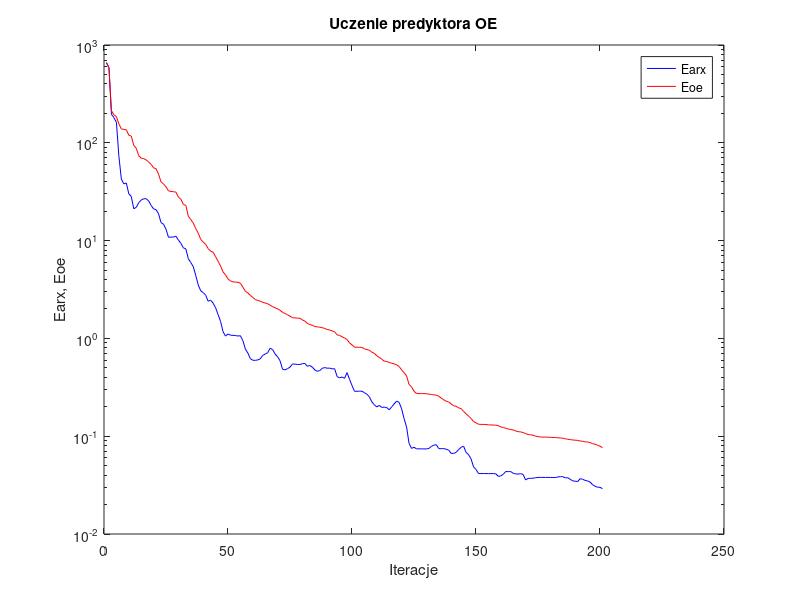
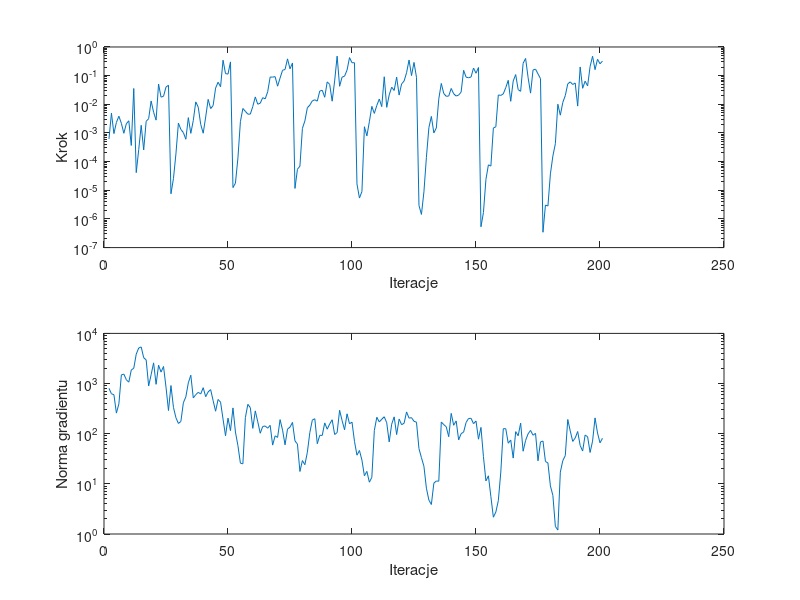

Source code (MATLAB) for these figures, in order:
%uczenie predyktora oe
clear all;
n=0; farx(n+1)=6.621670e+002; foe(n+1)=6.551908e+002; wspucz(n+1)=0.000000e+000; ng(n+1)=0.000000e+000;
%odnowa zmiennej metryki
n=1; farx(n+1)=5.864536e+002; foe(n+1)=5.875758e+002; krok(n+1)=6.162407e-004; ng(n+1)=8.033096e+002;
n=2; farx(n+1)=1.953724e+002; foe(n+1)=2.132035e+002; krok(n+1)=4.896932e-003; ng(n+1)=6.245539e+002;
n=3; farx(n+1)=1.806707e+002; foe(n+1)=1.932622e+002; krok(n+1)=9.502618e-004; ng(n+1)=5.985366e+002;
n=4; farx(n+1)=1.622635e+002; foe(n+1)=1.852303e+002; krok(n+1)=2.333967e-003; ng(n+1)=2.574109e+002;
n=5; farx(n+1)=7.287618e+001; foe(n+1)=1.557435e+002; krok(n+1)=3.838293e-003; ng(n+1)=3.943085e+002;
n=6; farx(n+1)=4.250767e+001; foe(n+1)=1.387278e+002; krok(n+1)=2.176307e-003; ng(n+1)=1.487054e+003;
n=7; farx(n+1)=3.798943e+001; foe(n+1)=1.370199e+002; krok(n+1)=9.756778e-004; ng(n+1)=1.543469e+003;
n=8; farx(n+1)=3.880745e+001; foe(n+1)=1.357628e+002; krok(n+1)=2.092139e-003; ng(n+1)=1.191788e+003;
n=9; farx(n+1)=3.010559e+001; foe(n+1)=1.196250e+002; krok(n+1)=2.660052e-003; ng(n+1)=1.066613e+003;
n=10; farx(n+1)=2.825965e+001; foe(n+1)=1.170529e+002; krok(n+1)=3.661592e-004; ng(n+1)=1.859660e+003;
n=11; farx(n+1)=2.114599e+001; foe(n+1)=9.416759e+001; krok(n+1)=3.557944e-002; ng(n+1)=2.019844e+003;
n=12; farx(n+1)=2.190103e+001; foe(n+1)=8.807951e+001; krok(n+1)=4.143129e-005; ng(n+1)=3.863387e+003;
n=13; farx(n+1)=2.441322e+001; foe(n+1)=7.393970e+001; krok(n+1)=2.626087e-004; ng(n+1)=5.115930e+003;
n=14; farx(n+1)=2.594842e+001; foe(n+1)=6.964227e+001; krok(n+1)=1.854565e-003; ng(n+1)=5.367870e+003;
n=15; farx(n+1)=2.679455e+001; foe(n+1)=6.891147e+001; krok(n+1)=2.552019e-004; ng(n+1)=3.270888e+003;
n=16; farx(n+1)=2.680649e+001; foe(n+1)=6.679565e+001; krok(n+1)=2.559883e-003; ng(n+1)=2.963923e+003;
n=17; farx(n+1)=2.548294e+001; foe(n+1)=6.368819e+001; krok(n+1)=3.137471e-003; ng(n+1)=8.943348e+002;
n=18; farx(n+1)=2.287119e+001; foe(n+1)=6.015576e+001; krok(n+1)=1.308616e-002; ng(n+1)=1.504442e+003;
n=19; farx(n+1)=2.109359e+001; foe(n+1)=5.543561e+001; krok(n+1)=5.296999e-003; ng(n+1)=2.584386e+003;
n=20; farx(n+1)=2.071119e+001; foe(n+1)=5.431858e+001; krok(n+1)=2.804162e-003; ng(n+1)=9.650453e+002;
n=21; farx(n+1)=1.876400e+001; foe(n+1)=4.765143e+001; krok(n+1)=5.099752e-002; ng(n+1)=2.317624e+003;
n=22; farx(n+1)=1.525890e+001; foe(n+1)=3.982409e+001; krok(n+1)=1.779884e-002; ng(n+1)=1.692606e+003;
n=23; farx(n+1)=1.469654e+001; foe(n+1)=3.793583e+001; krok(n+1)=1.902655e-002; ng(n+1)=2.187152e+003;
n=24; farx(n+1)=1.305811e+001; foe(n+1)=3.543536e+001; krok(n+1)=4.000365e-002; ng(n+1)=8.479051e+002;
n=25; farx(n+1)=1.082819e+001; foe(n+1)=3.222887e+001; krok(n+1)=4.639275e-002; ng(n+1)=2.900020e+002;
%odnowa zmiennej metryki
n=26; farx(n+1)=1.086140e+001; foe(n+1)=3.181850e+001; krok(n+1)=7.573766e-006; ng(n+1)=9.117350e+002;
n=27; farx(n+1)=1.086061e+001; foe(n+1)=3.164996e+001; krok(n+1)=2.541507e-005; ng(n+1)=3.352999e+002;
n=28; farx(n+1)=1.110154e+001; foe(n+1)=3.128845e+001; krok(n+1)=1.864752e-004; ng(n+1)=2.084729e+002;
n=29; farx(n+1)=1.011125e+001; foe(n+1)=2.782112e+001; krok(n+1)=2.201622e-003; ng(n+1)=1.600811e+002;
n=30; farx(n+1)=9.388381e+000; foe(n+1)=2.652333e+001; krok(n+1)=1.324250e-003; ng(n+1)=1.752299e+002;
n=31; farx(n+1)=8.426787e+000; foe(n+1)=2.339759e+001; krok(n+1)=1.029641e-003; ng(n+1)=4.140979e+002;
n=32; farx(n+1)=8.230879e+000; foe(n+1)=2.290975e+001; krok(n+1)=6.037139e-004; ng(n+1)=5.430260e+002;
n=33; farx(n+1)=6.523402e+000; foe(n+1)=1.775496e+001; krok(n+1)=3.427028e-003; ng(n+1)=1.033843e+003;
n=34; farx(n+1)=5.975605e+000; foe(n+1)=1.642655e+001; krok(n+1)=9.696269e-004; ng(n+1)=1.464617e+003;
n=35; farx(n+1)=5.415334e+000; foe(n+1)=1.509367e+001; krok(n+1)=2.716773e-003; ng(n+1)=5.182143e+002;
n=36; farx(n+1)=4.393378e+000; foe(n+1)=1.328345e+001; krok(n+1)=1.214548e-002; ng(n+1)=5.999438e+002;
n=37; farx(n+1)=3.523438e+000; foe(n+1)=1.191233e+001; krok(n+1)=7.931784e-003; ng(n+1)=6.678370e+002;
n=38; farx(n+1)=3.065592e+000; foe(n+1)=1.028415e+001; krok(n+1)=1.982946e-003; ng(n+1)=6.201926e+002;
n=39; farx(n+1)=2.938716e+000; foe(n+1)=9.670436e+000; krok(n+1)=9.791917e-004; ng(n+1)=8.271496e+002;
n=40; farx(n+1)=2.761089e+000; foe(n+1)=9.139851e+000; krok(n+1)=3.595838e-003; ng(n+1)=5.474089e+002;
n=41; farx(n+1)=2.399821e+000; foe(n+1)=8.276378e+000; krok(n+1)=1.483652e-002; ng(n+1)=6.820658e+002;
n=42; farx(n+1)=2.462911e+000; foe(n+1)=7.807615e+000; krok(n+1)=7.088910e-003; ng(n+1)=7.578271e+002;
n=43; farx(n+1)=2.292211e+000; foe(n+1)=7.610242e+000; krok(n+1)=9.045235e-003; ng(n+1)=4.566432e+002;
n=44; farx(n+1)=2.056928e+000; foe(n+1)=6.849779e+000; krok(n+1)=3.685289e-002; ng(n+1)=2.808754e+002;
n=45; farx(n+1)=1.755310e+000; foe(n+1)=6.141596e+000; krok(n+1)=5.893163e-002; ng(n+1)=4.819120e+002;
n=46; farx(n+1)=1.491944e+000; foe(n+1)=5.491658e+000; krok(n+1)=4.102628e-002; ng(n+1)=4.256262e+002;
n=47; farx(n+1)=1.171248e+000; foe(n+1)=4.787423e+000; krok(n+1)=3.456460e-001; ng(n+1)=1.950164e+002;
n=48; farx(n+1)=1.055955e+000; foe(n+1)=4.455684e+000; krok(n+1)=1.176675e-001; ng(n+1)=9.098100e+001;
n=49; farx(n+1)=1.109721e+000; foe(n+1)=4.057241e+000; krok(n+1)=1.134226e-001; ng(n+1)=2.044914e+002;
n=50; farx(n+1)=1.079797e+000; foe(n+1)=3.865424e+000; krok(n+1)=3.020544e-001; ng(n+1)=1.152203e+002;
%odnowa zmiennej metryki
n=51; farx(n+1)=1.074143e+000; foe(n+1)=3.785627e+000; krok(n+1)=1.240823e-005; ng(n+1)=3.268067e+002;
n=52; farx(n+1)=1.070398e+000; foe(n+1)=3.766786e+000; krok(n+1)=1.776662e-005; ng(n+1)=1.079249e+002;
n=53; farx(n+1)=1.056826e+000; foe(n+1)=3.745886e+000; krok(n+1)=1.347782e-004; ng(n+1)=5.785225e+001;
n=54; farx(n+1)=1.065765e+000; foe(n+1)=3.667539e+000; krok(n+1)=2.487486e-003; ng(n+1)=2.586521e+001;
n=55; farx(n+1)=9.478603e-001; foe(n+1)=3.338605e+000; krok(n+1)=7.145002e-003; ng(n+1)=2.507694e+001;
n=56; farx(n+1)=7.792877e-001; foe(n+1)=3.031910e+000; krok(n+1)=5.680993e-003; ng(n+1)=2.088692e+002;
n=57; farx(n+1)=7.095445e-001; foe(n+1)=2.917806e+000; krok(n+1)=4.534550e-003; ng(n+1)=3.850273e+002;
n=58; farx(n+1)=6.211082e-001; foe(n+1)=2.753376e+000; krok(n+1)=4.550450e-003; ng(n+1)=3.306298e+002;
n=59; farx(n+1)=5.979821e-001; foe(n+1)=2.625955e+000; krok(n+1)=8.403478e-003; ng(n+1)=1.279458e+002;
n=60; farx(n+1)=5.962188e-001; foe(n+1)=2.496253e+000; krok(n+1)=1.809047e-002; ng(n+1)=2.849765e+002;
n=61; farx(n+1)=6.027949e-001; foe(n+1)=2.444076e+000; krok(n+1)=1.007231e-002; ng(n+1)=1.730089e+002;
n=62; farx(n+1)=6.185403e-001; foe(n+1)=2.399772e+000; krok(n+1)=1.095618e-002; ng(n+1)=1.022330e+002;
n=63; farx(n+1)=6.699617e-001; foe(n+1)=2.339907e+000; krok(n+1)=1.703305e-002; ng(n+1)=1.394196e+002;
n=64; farx(n+1)=6.921130e-001; foe(n+1)=2.298884e+000; krok(n+1)=1.548285e-002; ng(n+1)=1.422542e+002;
n=65; farx(n+1)=7.142857e-001; foe(n+1)=2.260540e+000; krok(n+1)=2.741202e-002; ng(n+1)=1.288086e+002;
n=66; farx(n+1)=7.939663e-001; foe(n+1)=2.184755e+000; krok(n+1)=8.973423e-002; ng(n+1)=1.467328e+002;
n=67; farx(n+1)=7.667786e-001; foe(n+1)=2.111490e+000; krok(n+1)=8.877087e-002; ng(n+1)=5.921382e+001;
n=68; farx(n+1)=6.917671e-001; foe(n+1)=2.054021e+000; krok(n+1)=9.228634e-002; ng(n+1)=9.064625e+001;
n=69; farx(n+1)=6.492905e-001; foe(n+1)=2.004406e+000; krok(n+1)=4.285764e-002; ng(n+1)=8.433088e+001;
n=70; farx(n+1)=5.898860e-001; foe(n+1)=1.939191e+000; krok(n+1)=8.277891e-002; ng(n+1)=1.907496e+002;
n=71; farx(n+1)=4.834560e-001; foe(n+1)=1.843345e+000; krok(n+1)=1.540951e-001; ng(n+1)=1.177828e+002;
n=72; farx(n+1)=4.775824e-001; foe(n+1)=1.798173e+000; krok(n+1)=1.638325e-001; ng(n+1)=5.998316e+001;
n=73; farx(n+1)=4.902803e-001; foe(n+1)=1.744409e+000; krok(n+1)=3.852268e-001; ng(n+1)=1.234744e+002;
n=74; farx(n+1)=5.085107e-001; foe(n+1)=1.687011e+000; krok(n+1)=1.732520e-001; ng(n+1)=1.351318e+002;
n=75; farx(n+1)=5.475236e-001; foe(n+1)=1.626595e+000; krok(n+1)=2.767539e-001; ng(n+1)=1.678934e+002;
%odnowa zmiennej metryki
n=76; farx(n+1)=5.463815e-001; foe(n+1)=1.622241e+000; krok(n+1)=1.161317e-005; ng(n+1)=7.196720e+001;
n=77; farx(n+1)=5.408925e-001; foe(n+1)=1.610259e+000; krok(n+1)=5.427827e-005; ng(n+1)=6.205392e+001;
n=78; farx(n+1)=5.413775e-001; foe(n+1)=1.609068e+000; krok(n+1)=6.937565e-005; ng(n+1)=1.765448e+001;
n=79; farx(n+1)=5.516458e-001; foe(n+1)=1.544196e+000; krok(n+1)=1.442683e-003; ng(n+1)=2.914572e+001;
n=80; farx(n+1)=5.542455e-001; foe(n+1)=1.501892e+000; krok(n+1)=2.636366e-003; ng(n+1)=2.407839e+001;
n=81; farx(n+1)=5.191941e-001; foe(n+1)=1.422363e+000; krok(n+1)=7.602094e-003; ng(n+1)=4.278797e+001;
n=82; farx(n+1)=5.284695e-001; foe(n+1)=1.384714e+000; krok(n+1)=9.385969e-003; ng(n+1)=1.058609e+002;
n=83; farx(n+1)=5.086055e-001; foe(n+1)=1.359885e+000; krok(n+1)=1.321526e-002; ng(n+1)=1.866850e+002;
n=84; farx(n+1)=4.763015e-001; foe(n+1)=1.323462e+000; krok(n+1)=1.438335e-002; ng(n+1)=1.989407e+002;
n=85; farx(n+1)=4.606568e-001; foe(n+1)=1.312932e+000; krok(n+1)=1.289397e-002; ng(n+1)=6.314081e+001;
n=86; farx(n+1)=4.689151e-001; foe(n+1)=1.301544e+000; krok(n+1)=2.900728e-002; ng(n+1)=9.289824e+001;
n=87; farx(n+1)=4.942768e-001; foe(n+1)=1.287161e+000; krok(n+1)=3.096569e-002; ng(n+1)=9.241448e+001;
n=88; farx(n+1)=5.031856e-001; foe(n+1)=1.262889e+000; krok(n+1)=1.761298e-002; ng(n+1)=1.641852e+002;
n=89; farx(n+1)=4.955154e-001; foe(n+1)=1.233807e+000; krok(n+1)=6.045742e-002; ng(n+1)=1.229198e+002;
n=90; farx(n+1)=4.968559e-001; foe(n+1)=1.218041e+000; krok(n+1)=4.953895e-002; ng(n+1)=1.563410e+002;
n=91; farx(n+1)=4.885857e-001; foe(n+1)=1.195827e+000; krok(n+1)=1.282881e-002; ng(n+1)=1.895712e+002;
n=92; farx(n+1)=4.893650e-001; foe(n+1)=1.166049e+000; krok(n+1)=6.533169e-002; ng(n+1)=9.645713e+001;
n=93; farx(n+1)=4.067235e-001; foe(n+1)=1.087252e+000; krok(n+1)=4.788369e-001; ng(n+1)=1.050241e+002;
n=94; farx(n+1)=3.952713e-001; foe(n+1)=1.073688e+000; krok(n+1)=4.256083e-002; ng(n+1)=2.928902e+002;
n=95; farx(n+1)=4.034785e-001; foe(n+1)=1.038333e+000; krok(n+1)=8.892157e-002; ng(n+1)=1.829182e+002;
n=96; farx(n+1)=3.907350e-001; foe(n+1)=1.009605e+000; krok(n+1)=9.569438e-002; ng(n+1)=1.197436e+002;
n=97; farx(n+1)=4.467949e-001; foe(n+1)=9.745484e-001; krok(n+1)=1.559800e-001; ng(n+1)=2.492634e+002;
n=98; farx(n+1)=3.826568e-001; foe(n+1)=9.002144e-001; krok(n+1)=4.268310e-001; ng(n+1)=1.577250e+002;
n=99; farx(n+1)=3.301008e-001; foe(n+1)=8.590914e-001; krok(n+1)=2.821404e-001; ng(n+1)=1.699267e+002;
n=100; farx(n+1)=2.878284e-001; foe(n+1)=8.129693e-001; krok(n+1)=2.818076e-001; ng(n+1)=7.028358e+001;
%odnowa zmiennej metryki
n=101; farx(n+1)=2.882497e-001; foe(n+1)=8.115665e-001; krok(n+1)=1.666649e-005; ng(n+1)=3.729381e+001;
n=102; farx(n+1)=2.885924e-001; foe(n+1)=8.105036e-001; krok(n+1)=5.356044e-006; ng(n+1)=4.625138e+001;
n=103; farx(n+1)=2.885507e-001; foe(n+1)=8.099726e-001; krok(n+1)=9.034834e-006; ng(n+1)=2.973657e+001;
n=104; farx(n+1)=2.787298e-001; foe(n+1)=7.831153e-001; krok(n+1)=1.651908e-003; ng(n+1)=1.449189e+001;
n=105; farx(n+1)=2.686127e-001; foe(n+1)=7.676343e-001; krok(n+1)=7.899388e-004; ng(n+1)=1.773380e+001;
n=106; farx(n+1)=2.528353e-001; foe(n+1)=7.575309e-001; krok(n+1)=2.467965e-003; ng(n+1)=1.078871e+001;
n=107; farx(n+1)=2.241134e-001; foe(n+1)=7.230089e-001; krok(n+1)=8.471180e-003; ng(n+1)=1.350924e+001;
n=108; farx(n+1)=2.097362e-001; foe(n+1)=7.025277e-001; krok(n+1)=4.806036e-003; ng(n+1)=1.156007e+002;
n=109; farx(n+1)=1.993432e-001; foe(n+1)=6.652524e-001; krok(n+1)=9.100900e-003; ng(n+1)=2.124462e+002;
n=110; farx(n+1)=2.066411e-001; foe(n+1)=6.391329e-001; krok(n+1)=1.526430e-002; ng(n+1)=1.716546e+002;
n=111; farx(n+1)=1.969046e-001; foe(n+1)=6.125994e-001; krok(n+1)=8.300976e-003; ng(n+1)=1.941900e+002;
n=112; farx(n+1)=1.984925e-001; foe(n+1)=5.856375e-001; krok(n+1)=9.137743e-002; ng(n+1)=2.177333e+002;
n=113; farx(n+1)=1.962023e-001; foe(n+1)=5.800049e-001; krok(n+1)=7.833534e-003; ng(n+1)=1.651913e+002;
n=114; farx(n+1)=1.863306e-001; foe(n+1)=5.682535e-001; krok(n+1)=2.128042e-002; ng(n+1)=6.860911e+001;
n=115; farx(n+1)=1.991266e-001; foe(n+1)=5.567288e-001; krok(n+1)=3.959818e-002; ng(n+1)=1.549327e+002;
n=116; farx(n+1)=2.139954e-001; foe(n+1)=5.488581e-001; krok(n+1)=3.043820e-002; ng(n+1)=2.167571e+002;
n=117; farx(n+1)=2.282369e-001; foe(n+1)=5.369135e-001; krok(n+1)=8.892157e-002; ng(n+1)=9.610439e+001;
n=118; farx(n+1)=2.218782e-001; foe(n+1)=5.156619e-001; krok(n+1)=2.096657e-002; ng(n+1)=1.959609e+002;
n=119; farx(n+1)=1.907783e-001; foe(n+1)=4.768647e-001; krok(n+1)=5.160128e-002; ng(n+1)=1.512642e+002;
n=120; farx(n+1)=1.511022e-001; foe(n+1)=4.458493e-001; krok(n+1)=6.473652e-002; ng(n+1)=1.613797e+002;
n=121; farx(n+1)=1.244084e-001; foe(n+1)=4.137118e-001; krok(n+1)=1.261335e-001; ng(n+1)=2.717635e+002;
n=122; farx(n+1)=8.446917e-002; foe(n+1)=3.385073e-001; krok(n+1)=3.505976e-001; ng(n+1)=2.043381e+002;
n=123; farx(n+1)=7.505942e-002; foe(n+1)=3.196455e-001; krok(n+1)=1.003743e-001; ng(n+1)=2.085923e+002;
n=124; farx(n+1)=7.706394e-002; foe(n+1)=2.883743e-001; krok(n+1)=2.894475e-001; ng(n+1)=1.763774e+002;
n=125; farx(n+1)=7.430615e-002; foe(n+1)=2.733563e-001; krok(n+1)=8.732707e-002; ng(n+1)=1.697911e+002;
%odnowa zmiennej metryki
n=126; farx(n+1)=7.424802e-002; foe(n+1)=2.728531e-001; krok(n+1)=2.960578e-006; ng(n+1)=5.041053e+001;
n=127; farx(n+1)=7.422841e-002; foe(n+1)=2.727376e-001; krok(n+1)=1.438270e-006; ng(n+1)=3.325439e+001;
n=128; farx(n+1)=7.416237e-002; foe(n+1)=2.724712e-001; krok(n+1)=8.829868e-006; ng(n+1)=2.241049e+001;
n=129; farx(n+1)=7.413780e-002; foe(n+1)=2.717870e-001; krok(n+1)=1.413318e-004; ng(n+1)=8.198897e+000;
n=130; farx(n+1)=7.495689e-002; foe(n+1)=2.696535e-001; krok(n+1)=1.532691e-003; ng(n+1)=4.742355e+000;
n=131; farx(n+1)=7.858328e-002; foe(n+1)=2.665353e-001; krok(n+1)=3.778589e-003; ng(n+1)=3.878176e+000;
n=132; farx(n+1)=8.098041e-002; foe(n+1)=2.648559e-001; krok(n+1)=1.002892e-003; ng(n+1)=1.030829e+001;
n=133; farx(n+1)=8.188546e-002; foe(n+1)=2.628381e-001; krok(n+1)=1.491801e-003; ng(n+1)=1.140677e+001;
n=134; farx(n+1)=7.464788e-002; foe(n+1)=2.564962e-001; krok(n+1)=1.564303e-002; ng(n+1)=1.128930e+001;
n=135; farx(n+1)=7.451304e-002; foe(n+1)=2.449401e-001; krok(n+1)=5.335388e-002; ng(n+1)=1.704559e+002;
n=136; farx(n+1)=7.473974e-002; foe(n+1)=2.354828e-001; krok(n+1)=2.378377e-002; ng(n+1)=1.516243e+002;
n=137; farx(n+1)=7.347881e-002; foe(n+1)=2.277798e-001; krok(n+1)=1.900448e-002; ng(n+1)=1.373547e+002;
n=138; farx(n+1)=7.190597e-002; foe(n+1)=2.239567e-001; krok(n+1)=1.941426e-002; ng(n+1)=8.703796e+001;
n=139; farx(n+1)=6.667578e-002; foe(n+1)=2.135161e-001; krok(n+1)=3.571281e-002; ng(n+1)=2.540682e+002;
n=140; farx(n+1)=6.677728e-002; foe(n+1)=2.047558e-001; krok(n+1)=2.331822e-002; ng(n+1)=1.473154e+002;
n=141; farx(n+1)=6.838748e-002; foe(n+1)=2.020982e-001; krok(n+1)=1.941426e-002; ng(n+1)=1.799710e+002;
n=142; farx(n+1)=7.308982e-002; foe(n+1)=1.949305e-001; krok(n+1)=2.097129e-002; ng(n+1)=7.526588e+001;
n=143; farx(n+1)=7.704668e-002; foe(n+1)=1.913316e-001; krok(n+1)=2.667694e-002; ng(n+1)=1.003359e+002;
n=144; farx(n+1)=7.903592e-002; foe(n+1)=1.791513e-001; krok(n+1)=1.533474e-001; ng(n+1)=1.075088e+002;
n=145; farx(n+1)=6.821222e-002; foe(n+1)=1.693198e-001; krok(n+1)=8.877087e-002; ng(n+1)=1.672816e+002;
n=146; farx(n+1)=6.480993e-002; foe(n+1)=1.601122e-001; krok(n+1)=8.436372e-002; ng(n+1)=2.009886e+002;
n=147; farx(n+1)=5.871426e-002; foe(n+1)=1.518308e-001; krok(n+1)=8.973318e-002; ng(n+1)=2.030208e+002;
n=148; farx(n+1)=4.861546e-002; foe(n+1)=1.409930e-001; krok(n+1)=1.845727e-001; ng(n+1)=1.582811e+002;
n=149; farx(n+1)=4.581096e-002; foe(n+1)=1.371944e-001; krok(n+1)=1.213676e-001; ng(n+1)=1.790794e+002;
n=150; farx(n+1)=4.155336e-002; foe(n+1)=1.325327e-001; krok(n+1)=1.919924e-001; ng(n+1)=7.773596e+001;
%odnowa zmiennej metryki
n=151; farx(n+1)=4.154549e-002; foe(n+1)=1.320485e-001; krok(n+1)=5.337230e-007; ng(n+1)=1.334591e+002;
n=152; farx(n+1)=4.153498e-002; foe(n+1)=1.319089e-001; krok(n+1)=1.673753e-006; ng(n+1)=3.481137e+001;
n=153; farx(n+1)=4.149299e-002; foe(n+1)=1.316935e-001; krok(n+1)=2.390184e-005; ng(n+1)=1.143239e+001;
n=154; farx(n+1)=4.145854e-002; foe(n+1)=1.305326e-001; krok(n+1)=7.718077e-005; ng(n+1)=1.447349e+001;
n=155; farx(n+1)=4.142161e-002; foe(n+1)=1.304002e-001; krok(n+1)=6.997574e-005; ng(n+1)=5.556807e+000;
n=156; farx(n+1)=4.151428e-002; foe(n+1)=1.301100e-001; krok(n+1)=1.486749e-003; ng(n+1)=2.164572e+000;
n=157; farx(n+1)=4.119417e-002; foe(n+1)=1.295735e-001; krok(n+1)=1.644128e-003; ng(n+1)=2.745277e+000;
n=158; farx(n+1)=3.887520e-002; foe(n+1)=1.281788e-001; krok(n+1)=2.118799e-002; ng(n+1)=4.623420e+000;
n=159; farx(n+1)=3.926457e-002; foe(n+1)=1.244328e-001; krok(n+1)=2.043074e-002; ng(n+1)=1.718638e+001;
n=160; farx(n+1)=4.092056e-002; foe(n+1)=1.225621e-001; krok(n+1)=2.308292e-002; ng(n+1)=1.256878e+002;
n=161; farx(n+1)=4.356276e-002; foe(n+1)=1.206659e-001; krok(n+1)=3.822127e-002; ng(n+1)=1.258941e+002;
n=162; farx(n+1)=4.343409e-002; foe(n+1)=1.183739e-001; krok(n+1)=6.863735e-002; ng(n+1)=6.456014e+001;
n=163; farx(n+1)=4.351448e-002; foe(n+1)=1.170866e-001; krok(n+1)=1.270603e-002; ng(n+1)=7.469270e+001;
n=164; farx(n+1)=4.175613e-002; foe(n+1)=1.157976e-001; krok(n+1)=6.482479e-002; ng(n+1)=3.262893e+001;
n=165; farx(n+1)=4.115156e-002; foe(n+1)=1.132452e-001; krok(n+1)=1.088038e-001; ng(n+1)=1.098239e+002;
n=166; farx(n+1)=4.096247e-002; foe(n+1)=1.112546e-001; krok(n+1)=3.251545e-002; ng(n+1)=9.106076e+001;
n=167; farx(n+1)=4.140048e-002; foe(n+1)=1.107256e-001; krok(n+1)=2.835564e-002; ng(n+1)=1.625417e+002;
n=168; farx(n+1)=4.070091e-002; foe(n+1)=1.088687e-001; krok(n+1)=2.696528e-001; ng(n+1)=4.470397e+001;
n=169; farx(n+1)=3.570439e-002; foe(n+1)=1.065144e-001; krok(n+1)=3.985391e-001; ng(n+1)=7.348900e+001;
n=170; farx(n+1)=3.703478e-002; foe(n+1)=1.039713e-001; krok(n+1)=8.625198e-002; ng(n+1)=9.944042e+001;
n=171; farx(n+1)=3.709193e-002; foe(n+1)=1.034243e-001; krok(n+1)=2.452506e-002; ng(n+1)=1.162188e+002;
n=172; farx(n+1)=3.719886e-002; foe(n+1)=1.022389e-001; krok(n+1)=1.576475e-001; ng(n+1)=9.311870e+001;
n=173; farx(n+1)=3.761570e-002; foe(n+1)=9.996414e-002; krok(n+1)=1.686145e-001; ng(n+1)=1.016697e+002;
n=174; farx(n+1)=3.790690e-002; foe(n+1)=9.895473e-002; krok(n+1)=1.150668e-001; ng(n+1)=2.882645e+001;
n=175; farx(n+1)=3.791728e-002; foe(n+1)=9.812570e-002; krok(n+1)=7.882375e-002; ng(n+1)=6.847549e+001;
%odnowa zmiennej metryki
n=176; farx(n+1)=3.791696e-002; foe(n+1)=9.799859e-002; krok(n+1)=3.432695e-007; ng(n+1)=7.152588e+001;
n=177; farx(n+1)=3.791144e-002; foe(n+1)=9.786662e-002; krok(n+1)=3.058203e-006; ng(n+1)=2.795044e+001;
n=178; farx(n+1)=3.790297e-002; foe(n+1)=9.774286e-002; krok(n+1)=2.818757e-006; ng(n+1)=2.609383e+001;
n=179; farx(n+1)=3.783568e-002; foe(n+1)=9.741423e-002; krok(n+1)=3.740683e-005; ng(n+1)=9.100520e+000;
n=180; farx(n+1)=3.779768e-002; foe(n+1)=9.704993e-002; krok(n+1)=1.569452e-004; ng(n+1)=5.875326e+000;
n=181; farx(n+1)=3.780244e-002; foe(n+1)=9.700194e-002; krok(n+1)=4.217733e-004; ng(n+1)=1.418989e+000;
n=182; farx(n+1)=3.832761e-002; foe(n+1)=9.631048e-002; krok(n+1)=1.004414e-002; ng(n+1)=1.200509e+000;
n=183; farx(n+1)=3.860361e-002; foe(n+1)=9.595120e-002; krok(n+1)=4.173411e-003; ng(n+1)=1.708270e+001;
n=184; farx(n+1)=3.858098e-002; foe(n+1)=9.553426e-002; krok(n+1)=1.165911e-002; ng(n+1)=2.908839e+001;
n=185; farx(n+1)=3.752711e-002; foe(n+1)=9.397689e-002; krok(n+1)=2.008899e-002; ng(n+1)=3.658606e+001;
n=186; farx(n+1)=3.761388e-002; foe(n+1)=9.315698e-002; krok(n+1)=5.160128e-002; ng(n+1)=1.920537e+002;
n=187; farx(n+1)=3.624595e-002; foe(n+1)=9.218960e-002; krok(n+1)=6.045742e-002; ng(n+1)=1.134524e+002;
n=188; farx(n+1)=3.497050e-002; foe(n+1)=9.164669e-002; krok(n+1)=4.905012e-002; ng(n+1)=7.018828e+001;
n=189; farx(n+1)=3.464893e-002; foe(n+1)=9.098213e-002; krok(n+1)=5.536470e-002; ng(n+1)=8.208832e+001;
n=190; farx(n+1)=3.436222e-002; foe(n+1)=9.066515e-002; krok(n+1)=8.648560e-003; ng(n+1)=1.106361e+002;
n=191; farx(n+1)=3.680909e-002; foe(n+1)=8.936221e-002; krok(n+1)=2.010048e-001; ng(n+1)=5.835326e+001;
n=192; farx(n+1)=3.629525e-002; foe(n+1)=8.880451e-002; krok(n+1)=3.618094e-002; ng(n+1)=4.509852e+001;
n=193; farx(n+1)=3.533108e-002; foe(n+1)=8.759953e-002; krok(n+1)=6.402713e-002; ng(n+1)=9.377886e+001;
n=194; farx(n+1)=3.486956e-002; foe(n+1)=8.721469e-002; krok(n+1)=4.382471e-002; ng(n+1)=8.725568e+001;
n=195; farx(n+1)=3.398429e-002; foe(n+1)=8.597433e-002; krok(n+1)=2.073757e-001; ng(n+1)=4.227166e+001;
n=196; farx(n+1)=3.195389e-002; foe(n+1)=8.387463e-002; krok(n+1)=4.756263e-001; ng(n+1)=7.094815e+001;
n=197; farx(n+1)=3.079473e-002; foe(n+1)=8.282555e-002; krok(n+1)=1.620110e-001; ng(n+1)=2.066583e+002;
n=198; farx(n+1)=3.009363e-002; foe(n+1)=8.094021e-002; krok(n+1)=3.730916e-001; ng(n+1)=1.032336e+002;
n=199; farx(n+1)=3.001330e-002; foe(n+1)=7.900796e-002; krok(n+1)=2.594655e-001; ng(n+1)=6.581715e+001;
n=200; farx(n+1)=2.909117e-002; foe(n+1)=7.619892e-002; krok(n+1)=3.214125e-001; ng(n+1)=8.087138e+001;

figure; semilogy(farx,'b'); hold on; semilogy(foe,'r'); xlabel('Iteracje'); ylabel('Earx, Eoe'); legend('Earx','Eoe'); title('Uczenie predyktora OE');
figure; subplot(2,1,1); semilogy(krok); xlabel('Iteracje'); ylabel('Krok');
subplot(2,1,2); semilogy(ng); xlabel('Iteracje'); ylabel('Norma gradientu');
Earx=farx(n+1)
Eoe=foe(n+1)
